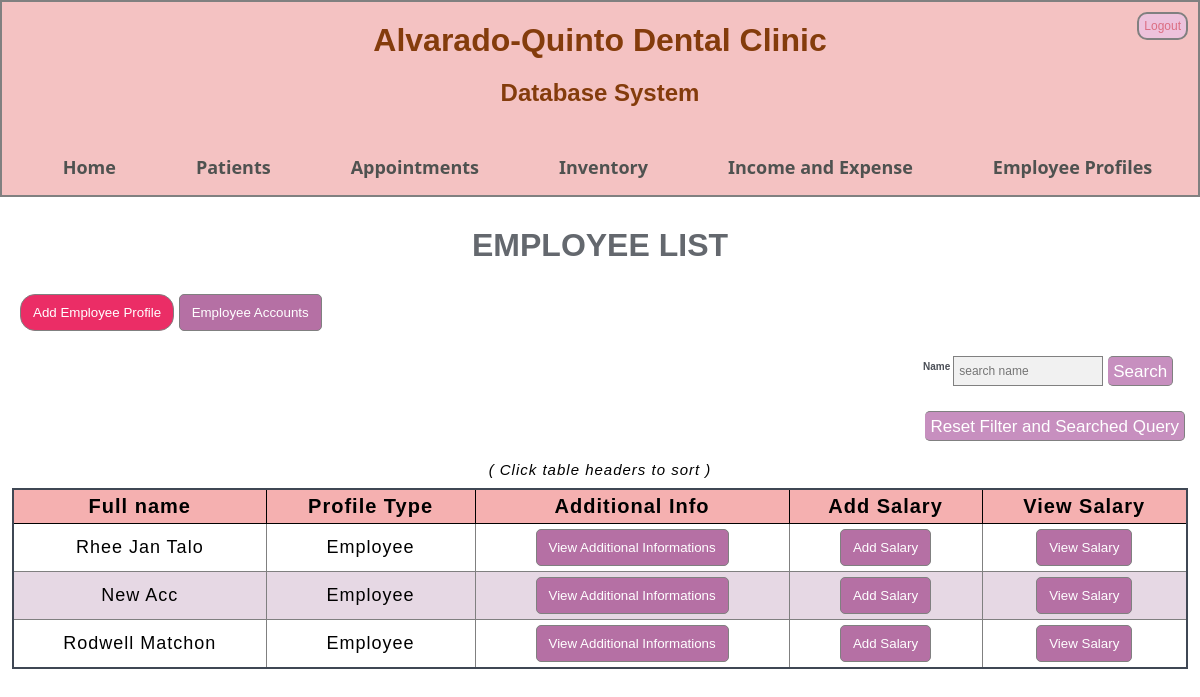
Page /emp_view_filter/fullname on the committed database.
### profiling/models.py (models this page shows, shortened)
class profile(models.Model):
         fullname = models.CharField(max_length = 200, null = False)
         profile_type = models.CharField(max_length = 200, null = False)
         contact_number = models.CharField(max_length = 13, validators=[MinLengthValidator(13)]) ##change to phone   ##put +63 format PhoneField(blank=False, help_text='Contact phone number')   ## ask how to validate this
         profile_fulladress = models.CharField(max_length = 200, null = False)
         bday = models.DateField(auto_now=False, auto_now_add =False) #CHANGE TO DATE {Y M D} FORMAT
         gender = models.CharField(max_length = 200, null = False)
         ecp_fullname = models.CharField(max_length = 200, null = False)
         ecp_contactnum = models.CharField(max_length = 13, validators=[MinLengthValidator(13)])#change to phone
         ecp_relationship = models.CharField(max_length = 200, null = False)
         ecp_fulladress = models.CharField(max_length = 200, null = False)
         added = models.DateField(auto_now=False, auto_now_add =True, null = False) #wala ni sa forms #TARUNGON PANI PAG INPUT HEHE
         update = models.DateField(auto_now=True, auto_now_add =False, null = False) #wala ni sa forms #TARUNGON PANI PAG INPUT HEHE

### profiling/views.py (the view)
# urls.py: path('emp_view_filter/<order>' , prof_views.emp_view_filter, name='emp_view_filter'),
def emp_view_filter(request, order):
    all_data_prof = profile.objects.filter(profile_type = 'Employee').order_by(order)
    all_data_emp_info = emp_info.objects.all()
    all_data_salary = salary_info.objects.all()
    context = {
                'all_data_prof' : all_data_prof,
                'all_data_emp_info' : all_data_emp_info,
                'all_data_salary': all_data_salary
            }
    return render(request,'emp_view_filter.html',context)

### templates/emp_view_filter.html (shortened to what this page needs)
{% extends 'base.html' %}
{% block content %}
<h1 class="page_header">EMPLOYEE LIST</h1>
<p class="patient_add_form">
  <a href="{% url 'addemp' %}"><button class="back_button" type="submit">Add Employee Profile</button></a>
  <a href="{% url 'accounts_view' %}"><button class="normal_button" type="submit">Employee Accounts</button></a> <p>
<form class = "search_form" method = POST action ="{% url 'emp_view_searched' %}">
  <div class="search_con">
    <button type='submit'>Search</button>
  <p><label>Name</label><input type='search' placeholder="search name" name = 'search'aria-label ='search'></p>
  </div>
</form>
<div class="some_space"></div>
<p class="search_form search_con"><a href="{% url 'emp_view' %}"><button type='submit'>Reset Filter and Searched Query</button></a></p>
{% if all_data_prof %}
<div class="some_space"></div>
  <center><p class="third_messages">( Click table headers to sort )</p></center>
<table class="table_form">
  <thead>
    <tr class="tr_form">
      <th class="th_form"><a style="color: #000000" href="{% url 'emp_view_filter' 'fullname'%}">Full name</th>
      <th class="th_form2">Profile Type</th>
	  <th class="th_form2">Additional Info</th>
	  <th class="th_form2">Add Salary</th>
	  <th class="th_form2">View Salary</th>
    </tr>
  </thead>
  <tbody>
    {% for things in all_data_prof %}
  <tr class="tr_form">
    <td class="td_form" data-label="Full Name">{{ things.fullname|title }}</th>
    <td class="td_form" data-label="Profile Type">{{ things.profile_type }}</th>
    <td class="td_form" data-label="Additional Info">
        <a href="{% url 'view_emp_info' things.id %}">
			<button class="normal_button" type="submit">
          View Additional Informations</button>
        </a>
    <td class="td_form" data-label="Add Salary">
        <a href="{% url 'addsalaryinfo' things.id %}"><button class="normal_button" type="submit">Add Salary</button></a>
    <td class="td_form" data-label="View Salary">
        <a href="{% url 'viewsalary' things.id %}">
			<button class="normal_button" type="submit">View Salary</button></a>
  </tr>
  {% endfor %}
  </tbody>
</table>
{% else %}
    <center class ='messages'>No Employee profile kindly go to 'Add Employee Profile' to add</center>
    <br></br>
{% endif %}
{% endblock %}

### static/css/styles.css (style rules this page uses)
* { margin: 0; padding: 0; font-family: sans-serif; box-sizing: border-box; }
a, a:visited { text-decoration: none; }
.page_header { color: #64686e; text-align: center; margin: 5px auto 10px auto; padding-top: 25px; }
.third_messages { color: black; font-style: italic; text-align: center; font-size: 15px; letter-spacing: 1px; margin-bottom: 5px; font-style: italic; }
.search_con label { font-size: 32px; color: red; }
.patient_add_form { border-radius: 5px; background-color: white; padding: 20px; position: relative; }
.some_space { width: 100%; height: 20px; }
.search_con { margin: 0px auto; width: 98%; justify-content: space-between; height: 35px; padding: 5px; }
.search_form { margin-right: 10px; justify-content: space-around; }
.search_form p { float: right; }
.search_form label { color: #4b4f57; margin-right: 3px; margin-left: 5px; padding-top: 10px; font-weight: bold; font-size: 10px; }
.search_form input[type="search"], input[type="month"] { float: right; padding: 5px; font-size: 12px; border: 1px solid grey; background: #f1f1f1; height: 30px; width: 150px; }
.search_form button[type="submit"] { font-size: 10px; padding: 5px; background: #c78fbf; color: white; font-size: 17px; border: 1px solid grey; border-left: none; cursor: pointer; float: right; border-radius: 0; height: 30px; margin-left: 5px; margin-bottom: 5px; border-radius: 5px; }
button { padding: 10px 12px; cursor: pointer; border: 1px solid grey; border-radius: 15px; }
.back_button { background-color: #eb2d66; color: white; }
.normal_button { background-color: #b570a4; color: white; bottom: 10px; right: 25px; padding: 10px 12px; border-radius: 5px; cursor: pointer; }
.table_form { width: 98%; margin: 10px auto 20px auto; border-collapse: collapse; border: 2px solid #3f4754; letter-spacing: 1px; }
.th_form, .th_form2 { background-color: #f5b0b0; padding: 5px; font-weight: bold; font-size: 20px; border: 1px solid black; }
.td_form, .td_form2 { text-align: center; padding: 5px; font-size: 18px; border: 1px solid grey; }
.tr_form, .tr_form2 { background-color: white; }
.tr_form:nth-child(even), .tr_form2:nth-child(even) { background-color: #e6d8e4; }
a { color: #17a2b8; }

### rows in the picture
profile: fullname "Rhee Jan Talo", profile_type "Employee"
profile: fullname "New Acc", profile_type "Employee"
profile: fullname "Rodwell Matchon", profile_type "Employee"
